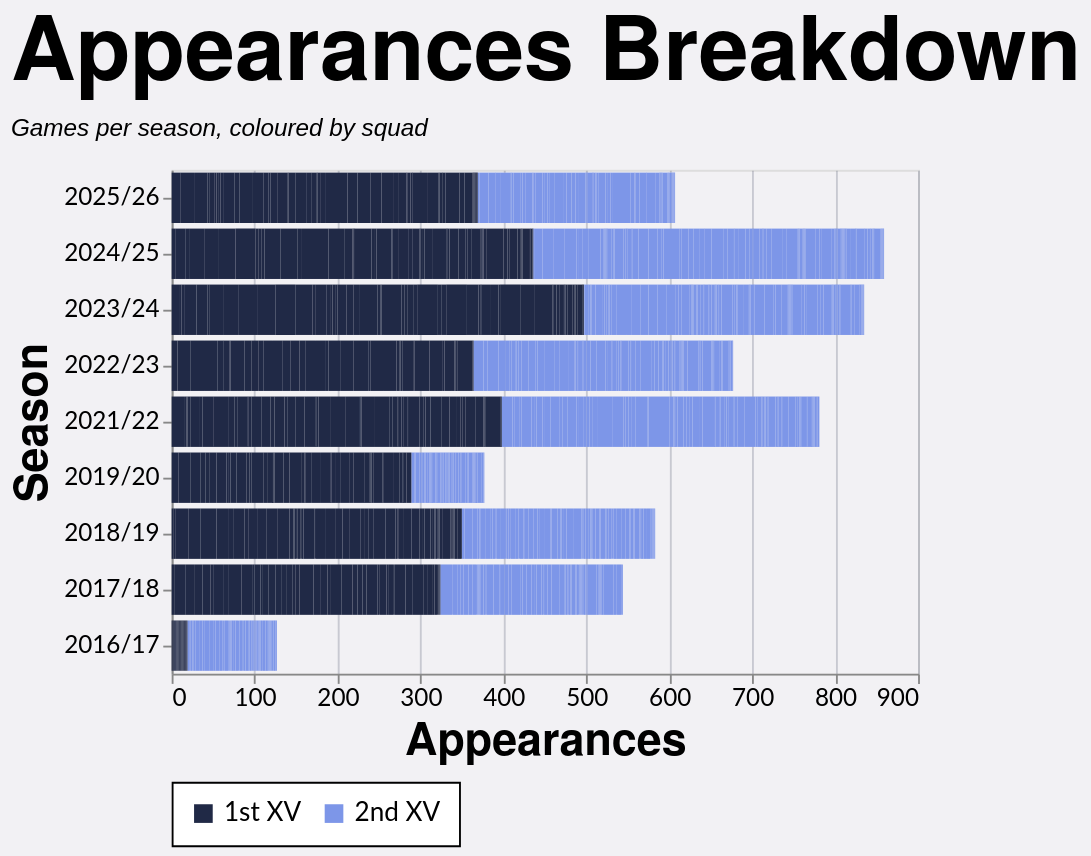

Vega-Lite specification for this chart:
### Vega-Lite specification from a JSON file in a GitHub repository (floating-point values rounded to 4 significant figures; data arrays with more than 128 entries replaced by an {"elided": "..."} marker saying what was removed)
{"config": {"axis": {"labelFont": "Lato, sans-serif", "titleFont": "PT Sans Narrow, Helvetica Neue, Helvetica, Arial, sans-serif", "labelFontSize": 13, "titleFontSize": 24, "gridColor": "#202947", "gridOpacity": 0.2}, "header": {"labelFont": "PT Sans Narrow, Helvetica Neue, Helvetica, Arial, sans-serif", "titleFont": "PT Sans Narrow, Helvetica Neue, Helvetica, Arial, sans-serif", "labelFontSize": 24, "titleFontSize": 28, "labelFontWeight": "bold", "orient": "left"}, "legend": {"labelFont": "Lato, sans-serif", "titleFont": "PT Sans Narrow, Helvetica Neue, Helvetica, Arial, sans-serif", "labelFontSize": 14, "titleFontSize": 16, "titlePadding": 5, "fillColor": "white", "strokeColor": "black", "padding": 10, "titleFontWeight": "lighter", "titleFontStyle": "italic", "titleColor": "gray", "offset": 10}, "title": {"font": "PT Sans Narrow, Helvetica Neue, Helvetica, Arial, sans-serif", "fontSize": 48, "fontWeight": "bold", "anchor": "start", "align": "center", "titlePadding": 20, "subtitlePadding": 10, "subtitleFontSize": 13, "subtitleColor": "", "subtitleFontStyle": "italic", "offset": 15, "color": "black"}, "axisX": {"labelAngle": 0}, "facet": {"title": null, "header": null, "align": {"row": "each", "column": "each"}}, "resolve": {"scale": {"y": "independent", "facet": "independent"}}, "background": "#f2f1f4"}, "data": {"name": "data-19a721b4a1e9e504d3585d06460748db"}, "mark": {"type": "bar"}, "encoding": {"color": {"field": "color_value", "legend": {"orient": "bottom", "title": null}, "scale": {"range": ["#202946", "#7d96e8", "#99151520"]}, "sort": ["1st XV", "2nd XV", "Unknown"], "type": "nominal"}, "tooltip": [{"field": "player", "title": "Player", "type": "nominal"}, {"field": "season", "title": "Season", "type": "nominal"}, {"field": "color_value", "title": "Group", "type": "nominal"}, {"aggregate": "sum", "field": "apps", "title": "Appearances", "type": "quantitative"}], "x": {"aggregate": "sum", "field": "apps", "title": "Appearances", "type": "quantitative"}, "y": {"field": "season", "sort": {"field": "season_sort", "op": "max", "order": "descending"}, "title": "Season", "type": "nominal"}}, "height": {"step": 30}, "title": {"text": "Appearances Breakdown", "subtitle": "Games per season, coloured by squad"}, "width": 400, "$schema": "https://vega.github.io/schema/vega-lite/v5.20.1.json", "datasets": {"data-19a721b4a1e9e504d3585d06460748db": {"elided": "2518 records"}}}
